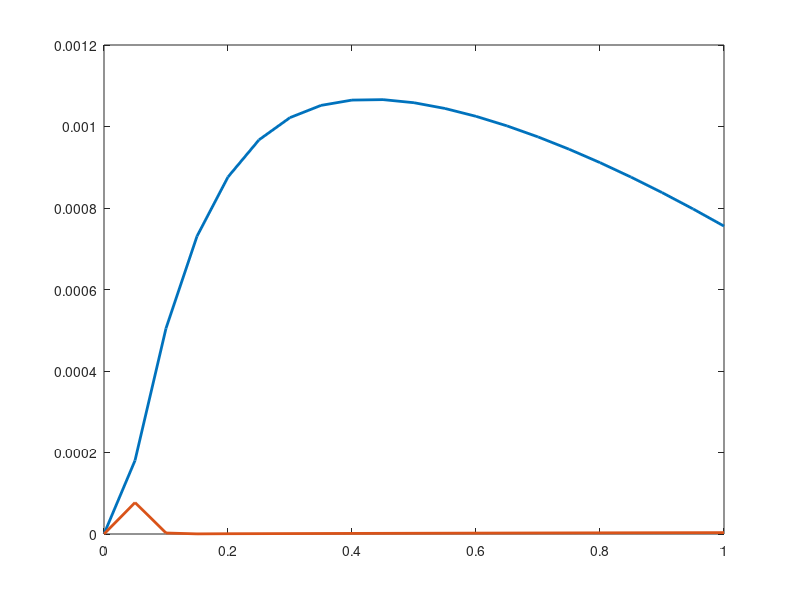

MATLAB code for this plot:
# Runge–Kutta method
function solve_a6_4()

  f = @(u, t)-50*(u - cos(t));
  F = @(t)((50*cos(t) + sin(t))*50 + exp(t*-50))/2501;

  t0 = 0;
  t1 = 1;

  dt = .05;
  T = round((t1 - t0)/dt); # num of time steps

  # reset the time bounds (due to rounding error)
  t1 = T*dt;

  # mesh
  t = linspace(t0, t1, T + 1);

  # RK4
  u1 = solve_RK4(f, 1, dt, T);

  # implicit trapzoidal method
  u2 = solve_IT2(f, 1, dt, T);

  # analytic solution
  v = F(t);

  abs(u1(end) - v(end))
  abs(u2(end) - v(end))

  if 0
  plot(t, u1, 'linewidth', 2, ...
       t, u2, 'linewidth', 2, ...
       t, v, 'k', 'linestyle', '--');
  endif

  if 1
  plot(t, abs(u1 - v), 'linewidth', 2, ...
       t, abs(u2 - v), 'linewidth', 2);
  endif

endfunction

#
function U = solve_RK4(f, u, dt, T)

  U = [u];

  for i = 1 : T
    t = (i - 1)*dt;
    v0 = f(u, t);
    v1 = f(u + v0*dt*.5, t + dt*.5);
    v2 = f(u + v1*dt*.5, t + dt*.5);
    v3 = f(u + v2*dt, t + dt);
    u += (v0 + v1*2 + v2*2 + v3)*dt/6.;
    U = [U, u];
  endfor

endfunction

#
function U = solve_IT2(f, u, dt, T)

  U = [u];

  for i = 1 : T
    t = (i - 1)*dt;
    v0 = f(u, t);
    du = @(x)(x - u - (v0 + f(x, t + dt))*dt*.5);
    u = fsolve(du, u);
    U = [U, u];
  endfor

endfunction
